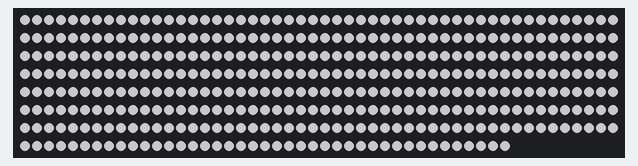
The sketch below on a simulated Arduino Uno, built with avr-gcc and run on an emulated ATmega328P. On the bench: 391 RGB LEDs in strip order, left to right, continuing on the next row. Dim RGB values are drawn brighter than linear.

Above: at 15.5 s.

The sketch:

main.ino
```cpp
#include <Adafruit_NeoPixel.h>
#ifdef __AVR__
  #include <avr/power.h>
#endif

#define PIN 6

#define NUM_LEDS 391

#define BRIGHTNESS 100

#define START 131

Adafruit_NeoPixel strip = Adafruit_NeoPixel(NUM_LEDS, PIN, NEO_GRBW + NEO_KHZ800);

void setup() {
  Serial.begin(115200);
  strip.setBrightness(BRIGHTNESS);
  strip.begin();
  strip.show(); // Initialize all pixels to 'off'
}

void loop() {
  colorWipe(strip.Color(0, 0, 255), 0);
  colorWipe(strip.Color(0, 0, 0, 255), 0);
}

// Fill the dots one after the other with a color
void colorWipe(uint32_t c, uint8_t wait) {
  uint16_t n = strip.numPixels();
  for(uint16_t i=0; i<n; i++) {
    strip.setPixelColor((n-i+START) % n, c);
    strip.show();
//    delay(wait);
  }
}
```
